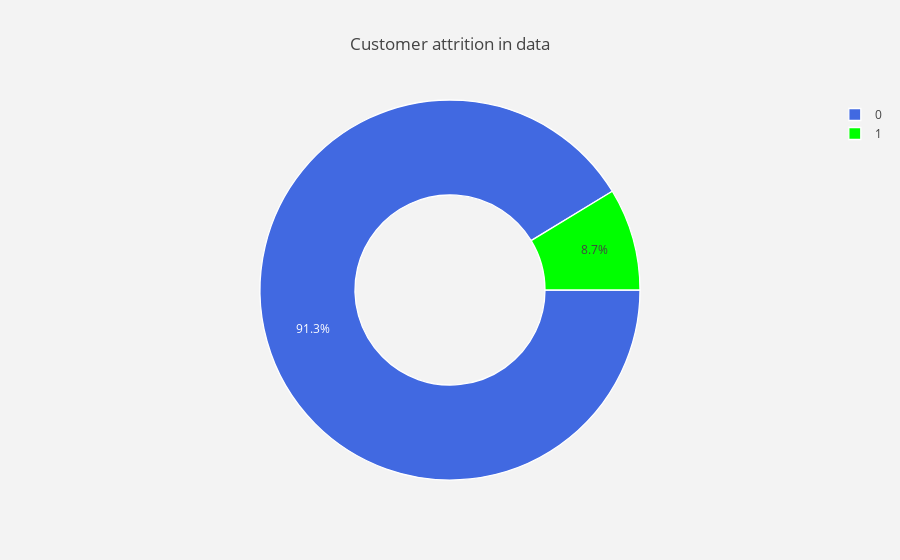

Notebook cell for this chart:
### Markdown cell above
## Check imbalance in data set

### Code cell
trace = go.Pie(labels = lab ,
               values = val ,
               marker = dict(colors =  [ 'royalblue' ,'lime'],
                             line = dict(color = "white",
                                         width =  1.3)
                            ),
               rotation = 90,
               hoverinfo = "label+value+text",
               hole = .5
              )
layout = go.Layout(dict(title = "Customer attrition in data",
                        plot_bgcolor  = "rgb(243,243,243)",
                        paper_bgcolor = "rgb(243,243,243)",
                       )
                  )

data = [trace]
fig = go.Figure(data = data,layout = layout)
py.iplot(fig)

### Figure 1 — Plotly figure (JSON) as saved in the notebook; plotly's stock layout.template omitted (floating-point values rounded to 4 significant figures)
{"data": [{"hole": 0.5, "hoverinfo": "label+value+text", "labels": [0, 1], "marker": {"colors": ["royalblue", "lime"], "line": {"color": "white", "width": 1.3}}, "rotation": 90, "type": "pie", "uid": "c09170e6-e3d1-4b46-bbaf-d85f74394ff2", "values": [27395, 2609]}], "layout": {"paper_bgcolor": "rgb(243,243,243)", "plot_bgcolor": "rgb(243,243,243)", "title": {"text": "Customer attrition in data"}}}
